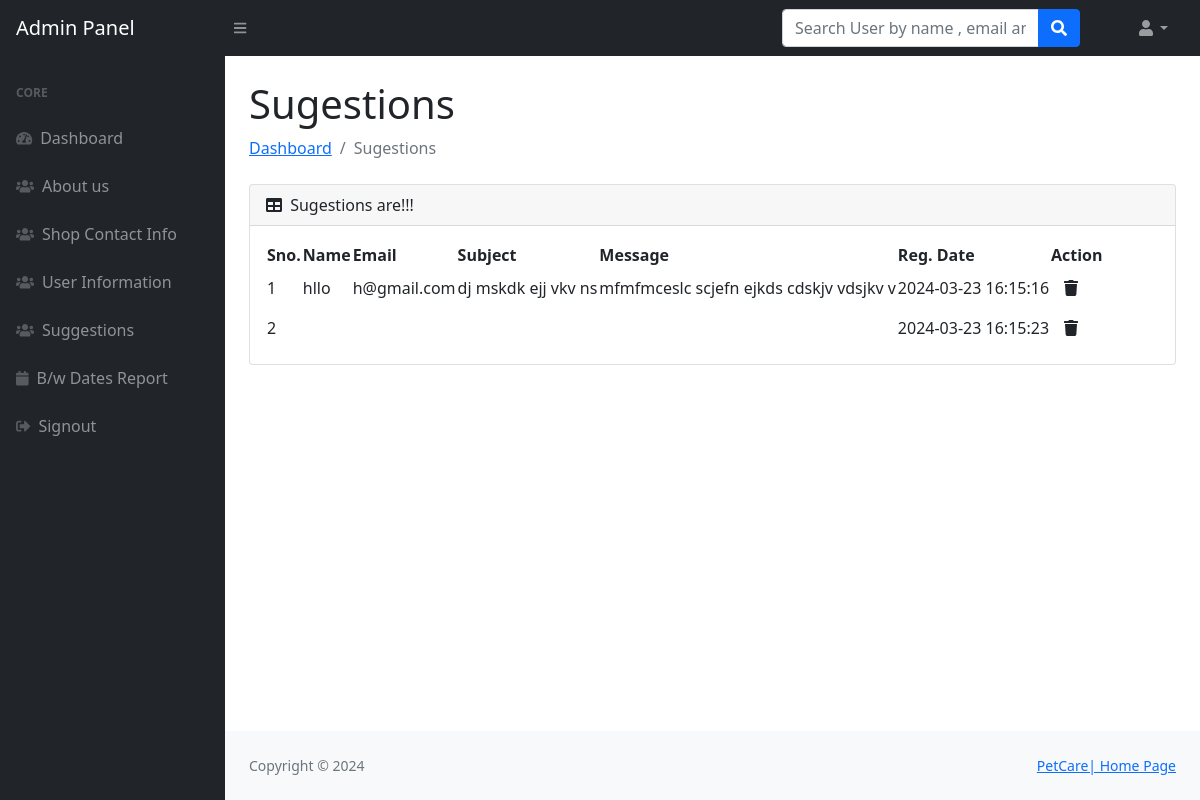
The page /admin_panel/loginsystem/admin/sugestions.php (signed in) on the database its author committed.
### tables this page shows
CREATE TABLE `contact_info` (
  `id` int NOT NULL AUTO_INCREMENT,
  `user` varchar(255) NOT NULL,
  `email` varchar(255) NOT NULL,
  `subject` varchar(255) NOT NULL,
  `posting_date` timestamp NOT NULL DEFAULT CURRENT_TIMESTAMP ON UPDATE CURRENT_TIMESTAMP,
  `comment` varchar(255) NOT NULL,
  PRIMARY KEY (`id`)
);

### admin_panel/loginsystem/admin/sugestions.php (the view, shortened to what this page needs)
<?php
if (strlen($_SESSION['adminid']==0)) {
  header('location:logout.php');
  } else{
   ?>
<!DOCTYPE html>
<html lang="en">
    <head>
        <link href="https://cdn.jsdelivr.net/npm/simple-datatables@latest/dist/style.css" rel="stylesheet" />
        <link href="../css/styles.css" rel="stylesheet" />
    </head>
    <body class="sb-nav-fixed">
      <?php include_once('includes/navbar.php');?>
        <div id="layoutSidenav">
         <?php include_once('includes/sidebar.php');?>
            <div id="layoutSidenav_content">
                <main>
                    <div class="container-fluid px-4">
                        <h1 class="mt-4">Sugestions</h1>
                        <ol class="breadcrumb mb-4">
                            <li class="breadcrumb-item"><a href="dashboard.php">Dashboard</a></li>
                            <li class="breadcrumb-item active">Sugestions</li>
                        </ol>
                        <div class="card mb-4">
                            <div class="card-header">
                                <i class="fas fa-table me-1"></i>
                                Sugestions are!!!
                            </div>
                            <div class="card-body">
                                <table id="datatablesSimple">
                                    <thead>
                                        <tr>
                                            <th>Sno.</th>
                                            <th>Name</th>
                                            <th>Email</th>
                                            <th>Subject</th>
                                            <th>Message</th>
                                            <th>Reg. Date</th>
                                            <th>Action</th>
                                        </tr>
                                    </thead>
                                    <tbody>
                                        <?php
                                        $server = "wecare.mysql.database.azure.com";
                                        $user = "azure";
                                        $password = "Pranay@302002";
                                        $database = "contact_data";
                                        $ssl_mode = MYSQLI_CLIENT_SSL;
                                        $conn = mysqli_init();
                                        mysqli_ssl_set($conn, NULL, NULL, NULL, NULL, NULL);
                                        mysqli_real_connect($conn, $server, $user, $password, $database, 3306, NULL, $ssl_mode);
                                        $ret = mysqli_query($conn, "SELECT * FROM contact_info");
                                        while ($row = mysqli_fetch_array($ret)) {
                                        ?>
                                        <tr>
                                            <td><?php echo $row['id'];?></td>
                                            <td><?php echo $row['user'];?></td>
                                            <td><?php echo $row['email'];?></td>
                                            <td><?php echo $row['subject'];?></td>
                                            <td><?php echo $row['comment'];?></td>
                                            <td><?php echo $row['posting_date'];?></td>
                                            <td>
                                                <form action="code.php" method="POST">
                                                    <button type="submit" class="btn" name="dltsug_btn"><i class="fa fa-trash"></i></button>
                                                </form>
                                            </td>
                                        </tr>
                                        <?php
                                        }
                                        ?>
                                    </tbody>
                                </table>
                            </div>
                        </div>
                    </div>
                </main>
  <?php include('../includes/footer.php');?>
            </div>
        </div>
    </body>
</html>
<?php } ?>

### rows shown on the page
contact_info: id "1", user "hllo", email "h@gmail.com", subject "dj mskdk ejj vkv ns", comment "mfmfmceslc scjefn ejkds cdskjv vdsjkv v", posting_date "2024-03-23 16:15:16"
contact_info: id "2", posting_date "2024-03-23 16:15:23"
